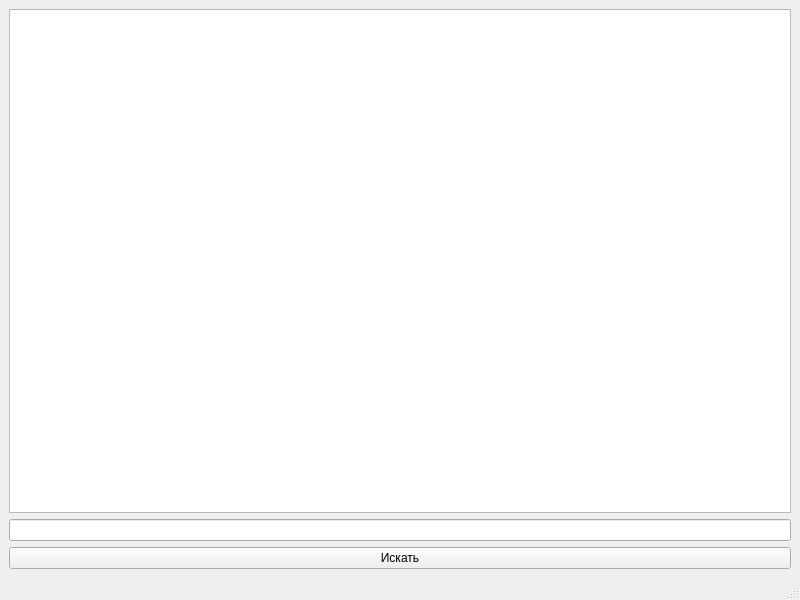
<?xml version="1.0" encoding="UTF-8"?>
<ui version="4.0">
 <class>MainWindow</class>
 <widget class="QMainWindow" name="MainWindow">
  <property name="geometry">
   <rect>
    <x>0</x>
    <y>0</y>
    <width>800</width>
    <height>600</height>
   </rect>
  </property>
  <property name="windowTitle">
   <string>MainWindow</string>
  </property>
  <widget class="QWidget" name="centralwidget">
   <layout class="QVBoxLayout" name="verticalLayout">
    <item>
     <widget class="QTextBrowser" name="output"/>
    </item>
    <item>
     <widget class="QLineEdit" name="input"/>
    </item>
    <item>
     <widget class="QPushButton" name="searchButton">
      <property name="text">
       <string>Искать</string>
      </property>
     </widget>
    </item>
   </layout>
  </widget>
  <widget class="QMenuBar" name="menubar">
   <property name="geometry">
    <rect>
     <x>0</x>
     <y>0</y>
     <width>800</width>
     <height>25</height>
    </rect>
   </property>
  </widget>
  <widget class="QStatusBar" name="statusbar"/>
 </widget>
 <resources/>
 <connections>
  <connection>
   <sender>searchButton</sender>
   <signal>clicked()</signal>
   <receiver>MainWindow</receiver>
   <slot>searchLes()</slot>
   <hints>
    <hint type="sourcelabel">
     <x>327</x>
     <y>537</y>
    </hint>
    <hint type="destinationlabel">
     <x>299</x>
     <y>496</y>
    </hint>
   </hints>
  </connection>
  <connection>
   <sender>searchButton</sender>
   <signal>clicked()</signal>
   <receiver>input</receiver>
   <slot>clear()</slot>
   <hints>
    <hint type="sourcelabel">
     <x>453</x>
     <y>551</y>
    </hint>
    <hint type="destinationlabel">
     <x>458</x>
     <y>520</y>
    </hint>
   </hints>
  </connection>
 </connections>
 <slots>
  <slot>searchLes()</slot>
 </slots>
</ui>
